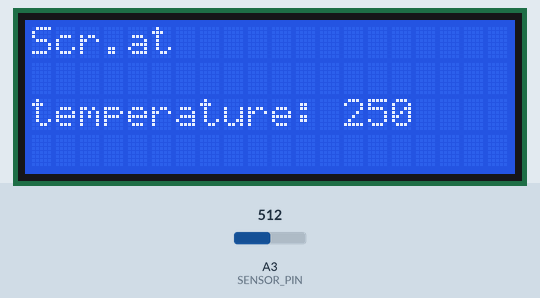
The sketch below on a simulated Arduino Uno, built with avr-gcc and run on an emulated ATmega328P. Parts: 20×4 character LCD. Inputs (shaded band) come from the test bench; at power-on: A3 (SENSOR_PIN) = 512.

Above: at 1.2 s.
1.3 s: A3 (SENSOR_PIN) set to 716
At 2.2 s:
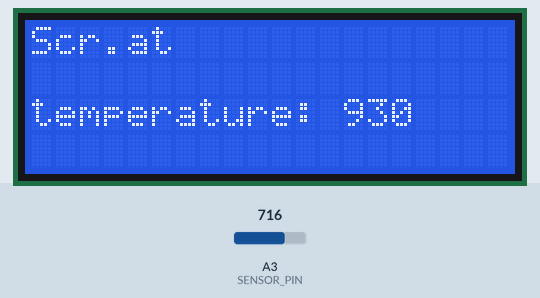
3.4 s: A3 (SENSOR_PIN) set to 900
At 5.6 s:
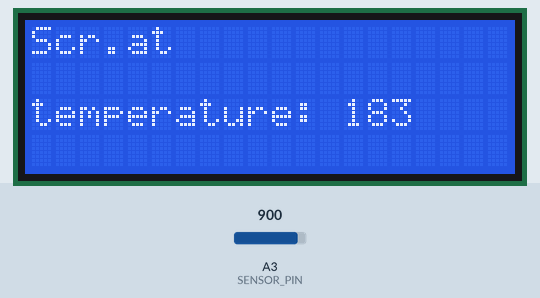
6.1 s: A3 (SENSOR_PIN) set to 1023
At 7.3 s:
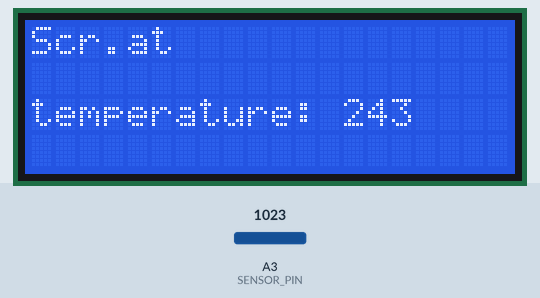
Timing chart, 0 to 9.1 s (numbered marks = the images above; inputs shaded):
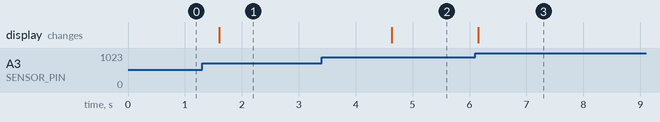

Measured:
- after the input at 1.3 s, the display: changes after 0.30 s (image 1)
- after the input at 3.4 s, the display: changes after 1.2 s (image 2)
- after the input at 6.1 s, the display: changes after 0.05 s (image 3)

The sketch:

LCD.ino
```cpp
#include <Wire.h>
#include <LCD.h>
#include <LiquidCrystal_I2C.h>

#define SENSOR_PIN A3

#define I2C_ADDR 0x27
#define Rs_pin 0
#define Rw_pin 1
#define En_pin 2
#define BACKLIGHT_PIN 3
#define D4_pin 4
#define D5_pin 5
#define D6_pin 6
#define D7_pin 7

LiquidCrystal_I2C lcd(I2C_ADDR,En_pin,Rw_pin,Rs_pin,D4_pin,D5_pin,D6_pin,D7_pin);

void setup() {
  pinMode(SENSOR_PIN, INPUT);

  lcd.begin (20,4);

  // LCD Backlight ON
  lcd.setBacklightPin(BACKLIGHT_PIN, POSITIVE);
  lcd.setBacklight(HIGH);

  lcd.home (); // go home on LCD
  lcd.print("Scr.at");
}

void loop() {
  byte tempC = (analogRead(SENSOR_PIN) * 5.0 * 100.0) / 1024.0;

  lcd.setCursor(0, 2);
  lcd.print("temperature: ");
  lcd.print(String(tempC));

  delay(1500);
}
```
